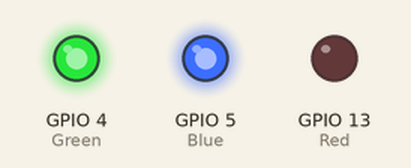
A sketch run on a simulated ESP8266 (NodeMCU). On the bench: output pins drawn as LEDs (lit = HIGH). EEPROM starts erased; what the sketch prints to the serial monitor is not drawn.

Above: at 0.05 s.
At 0.25 s:
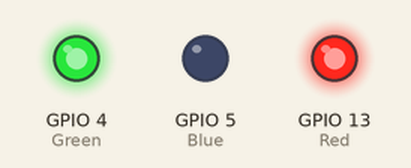
At 0.45 s:
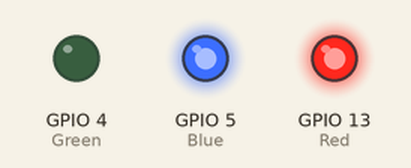
At 0.85 s:
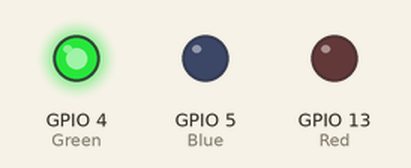
At 1.25 s:
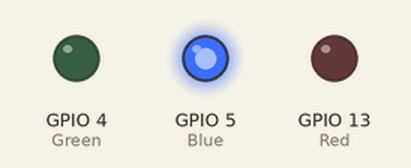
At 2.75 s:
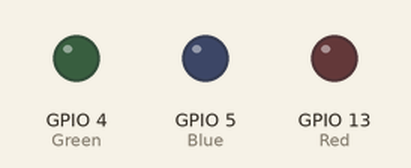
Timing chart, 0 to 3.0 s (numbered marks = the images above):
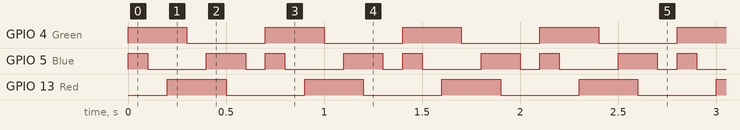

Measured:
- by itself, GPIO 4 (Green), GPIO 13 (Red): alternates HIGH for 0.30 s and LOW for 0.40 s
- by itself, GPIO 5 (Blue): repeats every 0.70 s: HIGH 0.20 s, LOW 0.10 s, HIGH 0.10 s, LOW 0.30 s

The sketch:

esp8266_ledtest.ino
```cpp
#include <ESP8266WiFi.h>
#include "Adafruit_MQTT.h"
#include "Adafruit_MQTT_Client.h"
#include <EEPROM.h>

// function prototypes
void connect();
void battery_level();
void switch_change();

/****************************** Pins ******************************************/

#define BUTTON          12
#define Blue            5  // LED Color
#define Green            4  // LED Color
#define Red           13  //2  // LED Color

void setup() {
  // set LED pins as outputs
  pinMode(Blue, OUTPUT);
  pinMode(Green, OUTPUT);
  pinMode(Red, OUTPUT);

  //make sure LEDs are OFF
  digitalWrite(Red, HIGH);
  digitalWrite(Blue, HIGH);
  digitalWrite(Green, HIGH);

  // set button pin as an input
  pinMode(BUTTON, INPUT_PULLUP);

  Serial.begin(115200);
  EEPROM.begin(512);

  Serial.println('\n');
  Serial.println(F("Waking up; checking states now."));
}


void loop(){
  digitalWrite(Red, LOW);
  digitalWrite(Blue, HIGH);
  digitalWrite(Green, HIGH);
  delay(100);
  digitalWrite(Red, LOW);
  digitalWrite(Blue, LOW);
  digitalWrite(Green, HIGH);
  delay(100);
  digitalWrite(Red, HIGH);
  digitalWrite(Blue, LOW);
  digitalWrite(Green, HIGH);
  delay(100);
    digitalWrite(Red, HIGH);
  digitalWrite(Blue, LOW);
  digitalWrite(Green, LOW);
  delay(100);
  digitalWrite(Red, HIGH);
  digitalWrite(Blue, HIGH);
  digitalWrite(Green, LOW);
  delay(100);
  digitalWrite(Red, LOW);
  digitalWrite(Blue, HIGH);
  digitalWrite(Green, LOW);
  delay(100);
    digitalWrite(Red, LOW);
  digitalWrite(Blue, LOW);
  digitalWrite(Green, LOW);
  delay(100);
}
```
